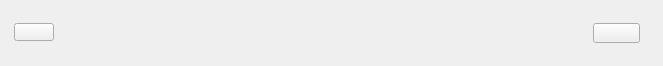
<?xml version="1.0" encoding="UTF-8"?>
<ui version="4.0">
 <class>Ukliw</class>
 <widget class="QWidget" name="Ukliw">
  <property name="geometry">
   <rect>
    <x>0</x>
    <y>0</y>
    <width>663</width>
    <height>66</height>
   </rect>
  </property>
  <property name="windowTitle">
   <string>Form</string>
  </property>
  <widget class="QLabel" name="icon">
   <property name="geometry">
    <rect>
     <x>10</x>
     <y>8</y>
     <width>48</width>
     <height>48</height>
    </rect>
   </property>
   <property name="text">
    <string/>
   </property>
  </widget>
  <widget class="QLabel" name="name">
   <property name="geometry">
    <rect>
     <x>65</x>
     <y>14</y>
     <width>201</width>
     <height>18</height>
    </rect>
   </property>
   <property name="text">
    <string/>
   </property>
  </widget>
  <widget class="QLabel" name="descr">
   <property name="geometry">
    <rect>
     <x>65</x>
     <y>34</y>
     <width>205</width>
     <height>18</height>
    </rect>
   </property>
   <property name="text">
    <string/>
   </property>
  </widget>
  <widget class="QLabel" name="size">
   <property name="geometry">
    <rect>
     <x>282</x>
     <y>14</y>
     <width>71</width>
     <height>20</height>
    </rect>
   </property>
   <property name="text">
    <string/>
   </property>
  </widget>
  <widget class="QPushButton" name="btn">
   <property name="geometry">
    <rect>
     <x>593</x>
     <y>23</y>
     <width>47</width>
     <height>20</height>
    </rect>
   </property>
   <property name="text">
    <string/>
   </property>
  </widget>
  <widget class="QLabel" name="installedVersion">
   <property name="geometry">
    <rect>
     <x>368</x>
     <y>14</y>
     <width>120</width>
     <height>18</height>
    </rect>
   </property>
   <property name="text">
    <string/>
   </property>
  </widget>
  <widget class="QLabel" name="candidateVersion">
   <property name="geometry">
    <rect>
     <x>368</x>
     <y>34</y>
     <width>120</width>
     <height>18</height>
    </rect>
   </property>
   <property name="text">
    <string/>
   </property>
  </widget>
  <widget class="QPushButton" name="btnDetail">
   <property name="geometry">
    <rect>
     <x>14</x>
     <y>23</y>
     <width>40</width>
     <height>18</height>
    </rect>
   </property>
   <property name="text">
    <string/>
   </property>
  </widget>
  <widget class="QLabel" name="installedsize">
   <property name="geometry">
    <rect>
     <x>282</x>
     <y>34</y>
     <width>71</width>
     <height>20</height>
    </rect>
   </property>
   <property name="text">
    <string/>
   </property>
  </widget>
  <widget class="QLabel" name="rating">
   <property name="geometry">
    <rect>
     <x>508</x>
     <y>34</y>
     <width>23</width>
     <height>18</height>
    </rect>
   </property>
   <property name="text">
    <string/>
   </property>
  </widget>
  <widget class="QLabel" name="ratingtext">
   <property name="geometry">
    <rect>
     <x>528</x>
     <y>34</y>
     <width>20</width>
     <height>18</height>
    </rect>
   </property>
   <property name="text">
    <string/>
   </property>
  </widget>
 </widget>
 <resources/>
 <connections/>
</ui>
